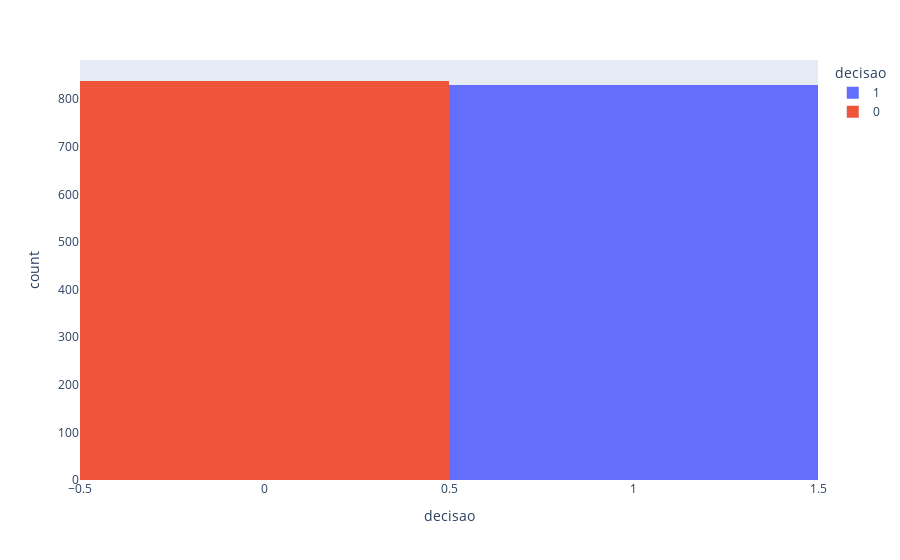

The notebook cell this image was saved under:
### Markdown cell above
# Execucao

### Code cell
def main():
    df = carregar_joblib()

    print_histograma_comprar_vender(df)

    print_correlacoes(df)

    print_p_value(df)

    df = remover_variaveis_ja_explicadas(df)

    print("Correlacoes apos remover algumas colunas")

    print_correlacoes(df)

    print_p_value(df)

    print(df.shape)

    print("Feature Selection")

    print_feature_selection_extra_trees(df)

    scaled_df = ajustar_scaler(df)

    salvar_df_in_joblib(scaled_df)

    
main()

### Figure 1 — Plotly figure (JSON) as saved in the notebook; plotly's stock layout.template omitted (floating-point values rounded to 4 significant figures; data arrays with more than 128 entries replaced by an {"elided": "..."} marker saying what was removed)
{"data": [{"alignmentgroup": "True", "bingroup": "x", "hovertemplate": "decisao=%{x}<br>count=%{y}<extra></extra>", "legendgroup": "1", "marker": {"color": "#636efa", "pattern": {"shape": ""}}, "name": "1", "offsetgroup": "1", "orientation": "v", "showlegend": true, "type": "histogram", "x": {"elided": "829 int values"}, "xaxis": "x", "yaxis": "y"}, {"alignmentgroup": "True", "bingroup": "x", "hovertemplate": "decisao=%{x}<br>count=%{y}<extra></extra>", "legendgroup": "0", "marker": {"color": "#EF553B", "pattern": {"shape": ""}}, "name": "0", "offsetgroup": "0", "orientation": "v", "showlegend": true, "type": "histogram", "x": {"elided": "838 int values"}, "xaxis": "x", "yaxis": "y"}], "layout": {"barmode": "relative", "legend": {"title": {"text": "decisao"}, "tracegroupgap": 0}, "margin": {"t": 60}, "xaxis": {"anchor": "y", "categoryarray": [1, 0], "categoryorder": "array", "domain": [0, 1], "title": {"text": "decisao"}}, "yaxis": {"anchor": "x", "domain": [0, 1], "title": {"text": "count"}}}}
